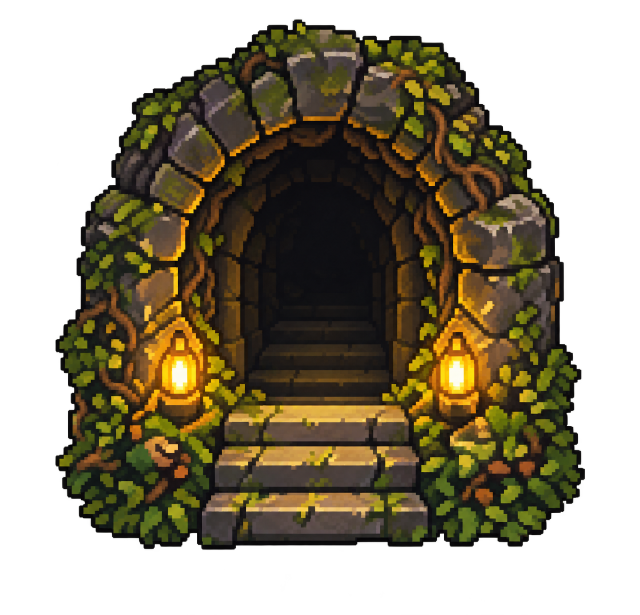
#> input picture assets/levels/02-whispering-woods/sources/woods-arch-open-generated.png, 1280 x 1229 px (shown at 1/2 size)
$ python prepare_open_gate.py
#> lines starting #> are read from the running program, lines starting #| are printed output that depends on the picture
"""Export the resumed gate and offline pilot previews; no generation API calls."""
from pathlib import Path
from PIL import Image, ImageDraw, ImageEnhance
import json, hashlib, shutil

BASE=Path(__file__).resolve().parent
ROOT=BASE.parents[2]
SPRITES=BASE/'sprites'; PREVIEWS=BASE/'previews'
def load(path):return Image.open(path).convert('RGBA')
#> returned value is the input picture: PIL image 1280x1229 RGBA; mean R, G, B, A 43.2, 35.5, 16.6, 145.2
def dump(path,d):path.write_text(json.dumps(d,ensure_ascii=False,indent=2)+'\n',encoding='utf-8')
def sha(path):return hashlib.sha256(path.read_bytes()).hexdigest()
def rel(path):return path.relative_to(ROOT).as_posix()
def place(canvas,im,foot,size=None,alpha=1):
    im=im.copy()
    if size:im=im.resize(size,Image.Resampling.NEAREST)
    if alpha!=1:im.putalpha(im.getchannel('A').point(lambda a:round(a*alpha)))
    canvas.alpha_composite(im,(round(foot[0]-im.width/2),round(foot[1]-im.height)))

source=BASE/'sources/woods-arch-open-generated.png'
im=load(source); meaningful=im.getchannel('A').point(lambda a:255 if a>=16 else 0).getbbox()
#> after `meaningful = im.getchannel('A').point(lambda a: 255 if a >= 16 else 0)`: meaningful = (110, 38, 1170, 1100)
cropped=im.crop(meaningful)
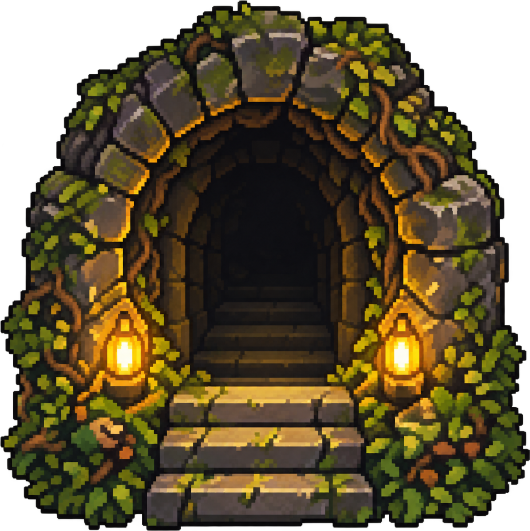
#> cropped: PIL image 1060x1062 RGBA (shown at 1/2 size); mean R, G, B, A 60.4, 49.6, 23.1, 203; transparent parts drawn white
scale=min(120/cropped.width,120/cropped.height)
#> scale = 0.113
size=(round(cropped.width*scale),round(cropped.height*scale))
#> size = (120, 120)
gate=Image.new('RGBA',(128,126)); gate.alpha_composite(cropped.resize(size,Image.Resampling.NEAREST),((128-size[0])//2,124-size[1]))
#> after `gate = Image.new('RGBA', (128, 126))`: gate: PIL image 128x126 RGBA; every value is 0
#> after `gate.alpha_composite(cropped.resize(size, Image.Resampling.NEAREST), (`:
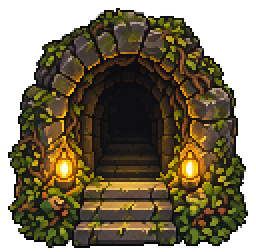
#> gate: PIL image 128x126 RGBA (shown 2 times larger); mean R, G, B, A 53.9, 44.3, 20.7, 181; transparent parts drawn white
gate_path=SPRITES/'woods_arch_open_passage.png';gate.save(gate_path)
gate_meta={'key_proposed':'l02_woods_arch_open_passage','file':rel(gate_path),'source':rel(source),
           'source_sha256':sha(source),'source_crop_box':list(meaningful),'canvas':[128,126],
           'scale_nearest':scale,'placed_size':list(size),'placed_xy':[(128-size[0])//2,124-size[1]],
           'pivot':[0.5,1],'alpha_method':'Original alpha preserved; bbox ignores source alpha below 16 for crop bounds only',
           'state':'open permanent passage','reuse_closed_source':'src/assets/woods_arch_locked.png',
           'integration':'NOT_RUN; proposed key only'}
dump(BASE/'open-gate-export.json',gate_meta)
prompts=json.loads((BASE/'generation-prompts.json').read_text(encoding='utf-8'))
#> (reads assets/levels/01-forgotten-forest-edge/generation-prompts.json from the repository)
#> (the run stopped early here; a loop or call above may not have finished)
